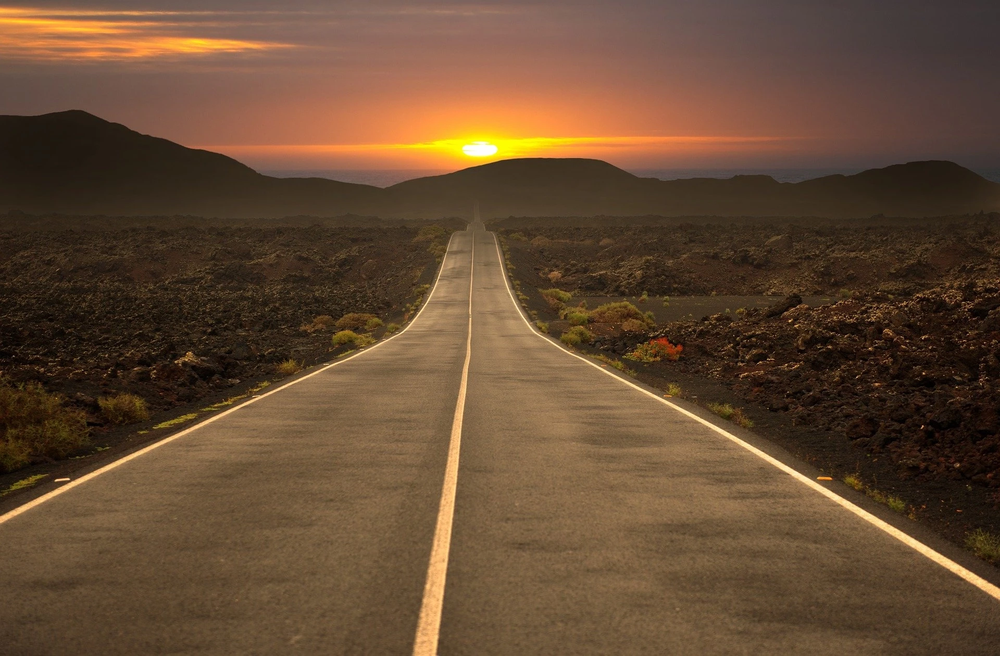
#> input picture Line_Detection/3.png, 1000 x 656 px, shrunk from 1920 x 1260 before the run
$ jupyter execute Opencv_ROS_LineDectection.ipynb   (text cells are left out)
#> lines starting #> are read from the running program, lines starting #| are printed output that depends on the picture; after the words box and inside, x2 and y2 are one past the last pixel; in counts of white or black regions, pixels touching at a corner belong together
[cell 1]
import cv2
import numpy as np
import matplotlib.pyplot as plt

[cell 2]
# 이미지 보여주는 함수
def show_image(img, title="Image", cmap=None):
    # 컬러(BGR) -> RGB 변환
    img_rgb = cv2.cvtColor(img, cv2.COLOR_BGR2RGB)
    plt.imshow(img_rgb)
    plt.title(title)
    plt.axis('off')
    plt.show()

# 이미지 로드
img = cv2.imread("3.png")
#> img is the input picture: shape (656, 1000, 3); mean B, G, R 51.3, 74.4, 101.1
show_image(img, title="Sample Image")

[cell 3]
def detect_line_and_direction(image_path):
    # 1. 이미지 불러오기
#> called with image_path = '3.png'
    image = cv2.imread(image_path)

    # 2. 그레이스케일 변환
    gray = cv2.cvtColor(image, cv2.COLOR_BGR2GRAY)
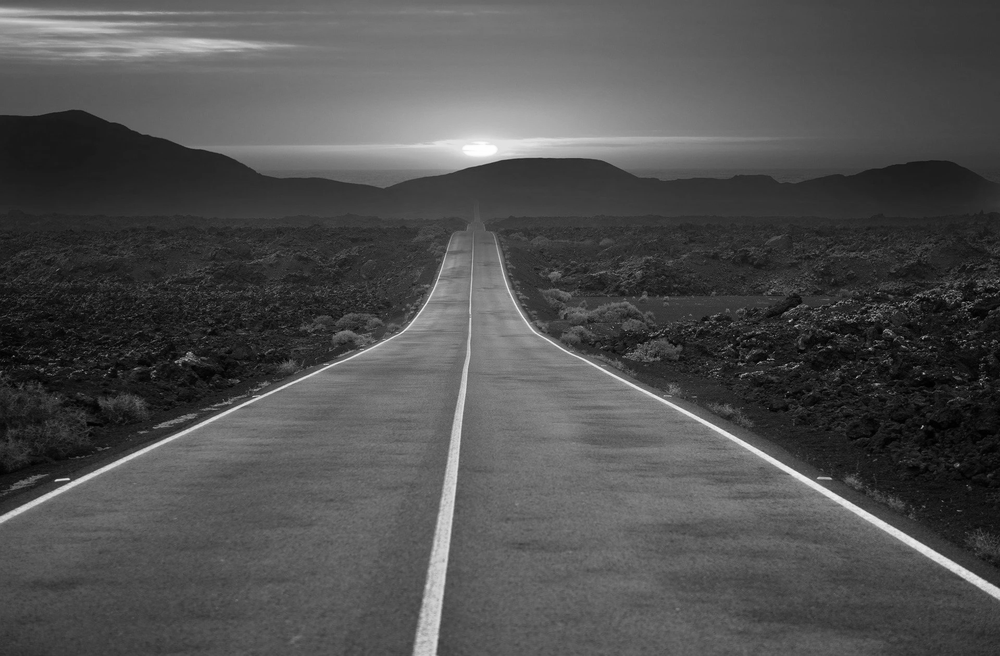
#> gray: shape (656, 1000); min 0, max 254, mean 79.7

    # 3. 블러 적용(노이즈 제거)
    blur = cv2.GaussianBlur(gray, (5, 5), 0)

    # 4. 에지(Edge) 검출(Canny)
    edges = cv2.Canny(blur, 50, 150)
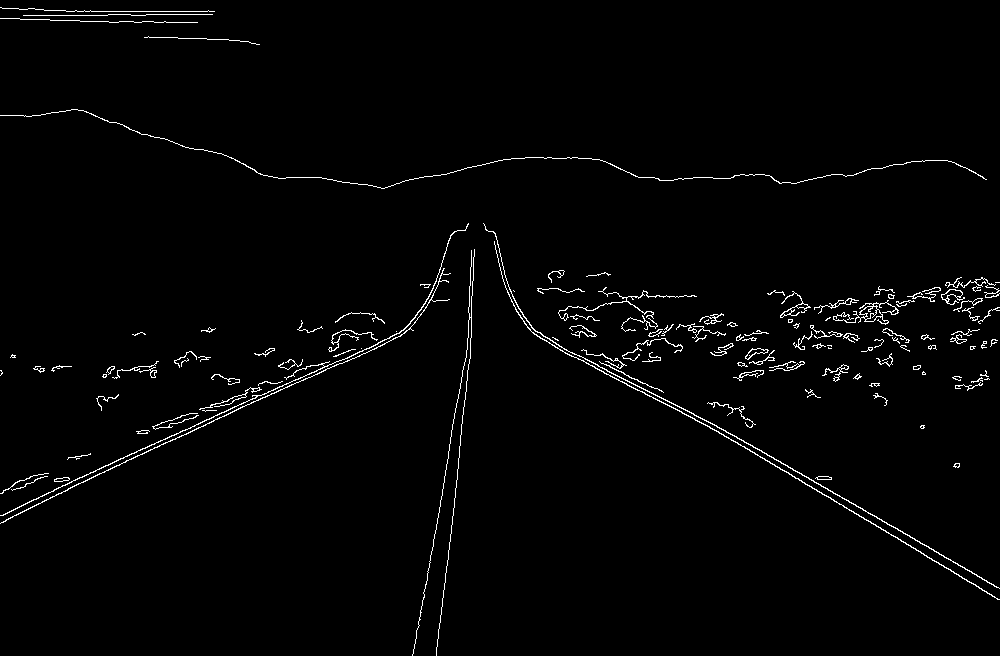
#> edges: shape (656, 1000); 1.7% white in thin lines or dots

    # 그레이스케일 이미지
    show_image(edges, title="Edge Image", cmap='gray')
#> in show_image (call 2), `img_rgb = cv2.cvtColor(img, cv2.COLOR_BGR2RGB)`: img_rgb: shape (656, 1000, 3); 1.7% white in thin lines or dots

    # 5. 허프 변환을 통한 직선 검출
    lines = cv2.HoughLinesP(
        edges,             # 에지 영상
        rho=1,             # 거리 해상도
        theta=np.pi/180,   # 각도 해상도
        threshold=50,      # 직선 검출을 위한 최소 누적 수
        minLineLength=10,  # 직선으로 인정되는 최소 길이
        maxLineGap=50      # 직선 상에서 인접한 점들 사이 최대 허용 간격
    )
#> lines = 129 rows, first 6: [735, 441, 999, 599], [68, 488, 410, 328], [710, 422, 999, 588], [412, 655, 471, 320], [436, 655, 458, 468], [582, 350, 997, 599]

    slopes = []
    # lines가 None이 아닐 때 직선이 검출된 것
    if lines is not None:
        for line in lines:
            x1, y1, x2, y2 = line[0]
            # 직선 그리기(초록색, 두께=2)
            cv2.line(image, (x1, y1), (x2, y2), (0, 255, 0), 2)

            # 기울기 계산
            if (x2 - x1) != 0:  # x1 != x2 일 때
                slope = (y2 - y1) / (x2 - x1)
                slopes.append(slope)
#> this loop made 129 passes
#> (x1, y1, x2, y2, slope) on passes 1 to 12: (735, 441, 999, 599, 0.598), (68, 488, 410, 328, -0.468), (710, 422, 999, 588, 0.574), (412, 655, 471, 320, -5.68), (436, 655, 458, 468, -8.5), (582, 350, 997, 599, 0.6), (66, 11, 214, 11, 0), (0, 515, 258, 395, -0.465), (24, 510, 339, 363, -0.467), (285, 368, 347, 361, -0.113), (137, 431, 369, 351, -0.345), (743, 440, 998, 587, 0.576)
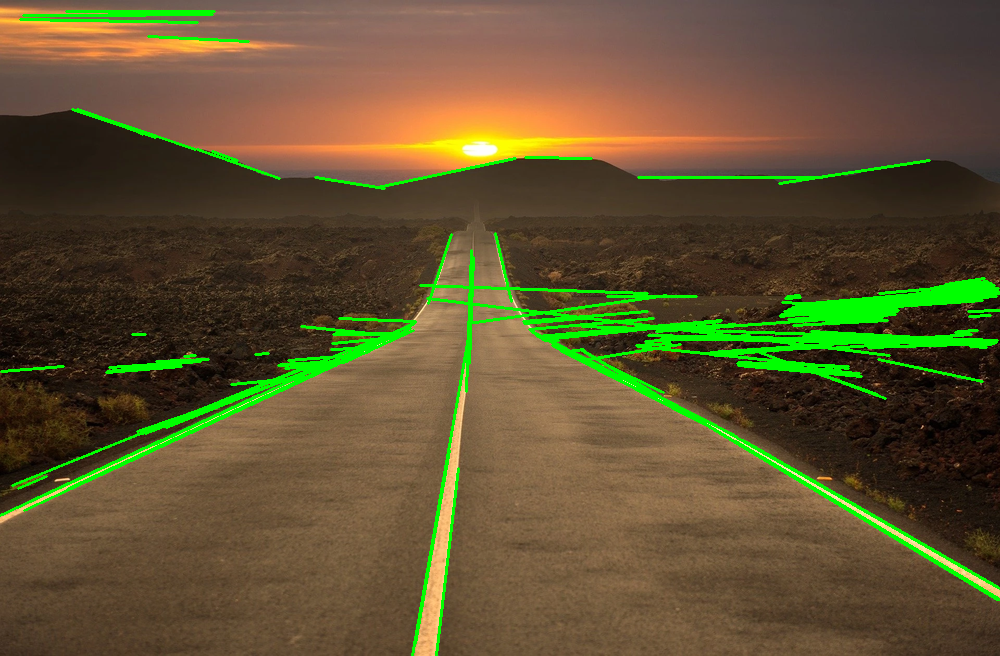
#> image: shape (656, 1000, 3); 5.37% of pixels changed, all inside (x1, y1, x2, y2) = (0, 10, 1000, 656)
#> after the loop, slopes = 129 values, max 4.25 at index 122, min -28.2 at index 58, mean -0.58

    # 평균 기울기를 통해 방향 추정
    direction = "찾을 수 없음"
    if len(slopes) > 0:
        avg_slope = np.mean(slopes)
#> avg_slope = -0.58
        # 기준값 0.1, -0.1을 예시로 사용
        if avg_slope > 0.1:
            direction = "오른쪽으로 가야 함"
        elif avg_slope < -0.1:
            direction = "왼쪽으로 가야 함"
        else:
            direction = "앞으로 가야 함"

        print(f"검출된 직선 개수: {len(lines)}")
#| 검출된 직선 개수: 129
        print(f"평균 기울기: {round(avg_slope, 4)}")
#| 평균 기울기: -0.5795
        print(f"결론: {direction}")
    else:
        print("직선을 찾지 못했습니다.")

    # 직선이 그려진 최종 이미지 표시
    show_image(image, title="Detected Lines")

    return direction

# --- 사용 예시 ---
if __name__ == "__main__":
    direction_result = detect_line_and_direction("3.png")

[cell 4]
import cv2
import numpy as np
from matplotlib import pyplot as plt
from IPython.display import display, Image, clear_output
import io

[cell 5]
# 카메라를 작동을 시키기(인덱스 0 -> 웹캠)
cap = cv2.VideoCapture(0)

if not cap.isOpened():
    print("웹캠을 열 수 없습니다.")
else:
    # 사진 캡처
    ret, frame = cap.read()
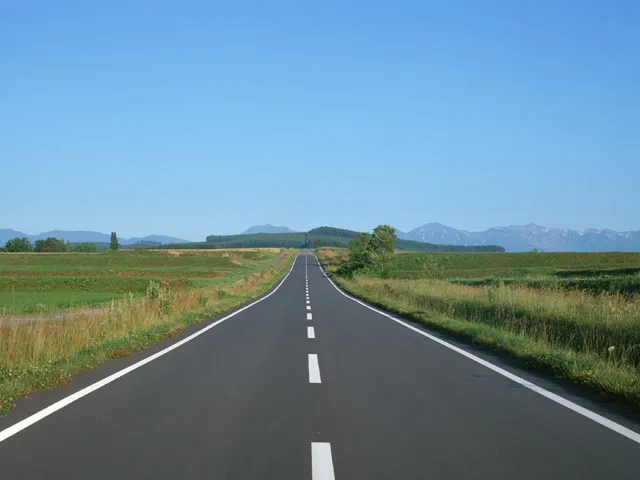
#> input picture Line_Detection/l39hSQqOyLeDw_8Ek5I9UHQ4KnC8Ct21u__MwT6jFp0tiiBxYBKCvsP4lUwAEtCDwRMiyO-5REn9ukWWMci_rQ.webp, 640 x 480 px, given in place of the camera
#> frame is the input picture: shape (480, 640, 3); mean B, G, R 156.2, 139.7, 106.5
    if ret:
        # 캡처한 이미지를 표시
        plt.imshow(cv2.cvtColor(frame, cv2.COLOR_BGR2RGB))
        plt.axis('off')
        plt.title("Captured Image")
        plt.show()
    else:
        print("사진을 캡처할 수 없습니다.")

    # 웹캠 해제
    cap.release()

[cell 6]
def main():
    # 웹캠 작동시키기
    cap = cv2.VideoCapture(0)

    try:
        while True:
            ret, frame = cap.read()

            # 1. 흑백 변환
            gray = cv2.cvtColor(frame, cv2.COLOR_BGR2GRAY)
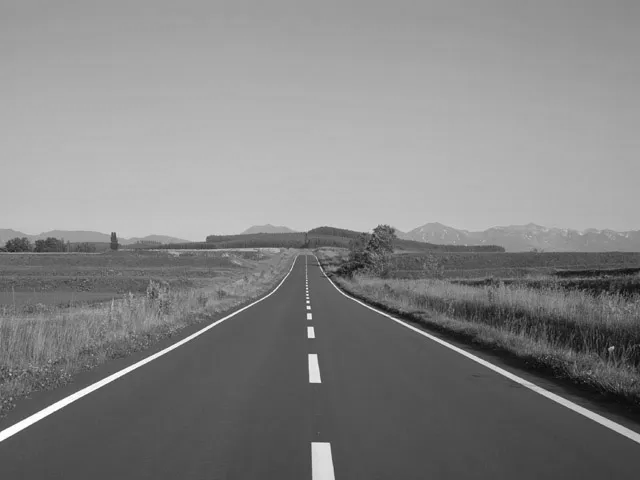
#> gray: shape (480, 640); min 4, max 255, mean 131.6

            # 2. 노이즈 제거를 위한 블러
            blur = cv2.GaussianBlur(gray, (5, 5), 0)
#> blur: shape (480, 640)

            # 3. 엣지 검출 (Canny)
            edges = cv2.Canny(blur, 50, 150)
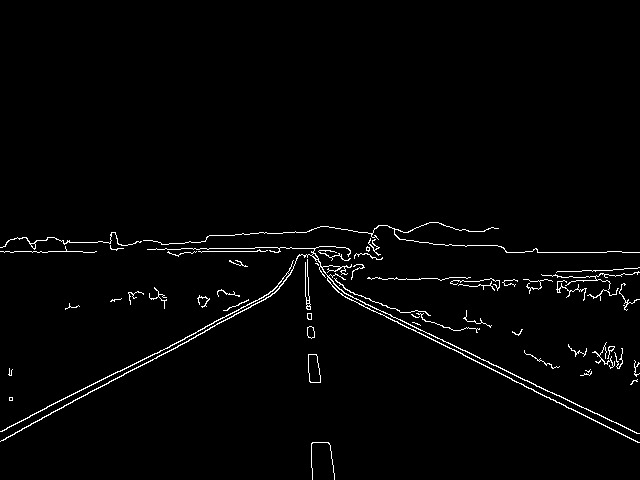
#> edges: shape (480, 640); 1.9% white in thin lines or dots, all inside (x1, y1, x2, y2) = (0, 222, 640, 480)

            # 4. 허프 라인 검출
            lines = cv2.HoughLinesP(
                edges,
                1,                   # 거리 해상도(픽셀)
                np.pi / 180,         # 각도 해상도(라디안)
                threshold=50,        # 최소 누적 투표 횟수
                minLineLength=50,    # 검출할 선의 최소 길이
                maxLineGap=10        # 선을 이어붙일 수 있는 최대 간격
            )
#> lines = 19 rows, first 6: [0, 431, 277, 290], [6, 437, 270, 296], [32, 252, 82, 251], [429, 333, 611, 421], [454, 349, 637, 442], [537, 252, 606, 252]

            # 초기 값
            direction = "No line detected"

            # 5. 검출된 선이 있으면 기울기를 통해 방향 판단
            if lines is not None and len(lines) > 0:
                slopes = []
                for line in lines:
                    x1, y1, x2, y2 = line[0]
                    # 라인을 화면에 표시 (빨간색 선, 두께 2)
                    cv2.line(frame, (x1, y1), (x2, y2), (0, 0, 255), 2)

                    # x2 - x1이 0이 되는 경우를 방지하기 위한 epsilon 추가
                    slope = (y2 - y1) / (x2 - x1 + 1e-8)
                    slopes.append(slope)
#> this loop made 19 passes
#> (x1, y1, x2, y2, slope) on passes 1 to 12: (0, 431, 277, 290, -0.509), (6, 437, 270, 296, -0.534), (32, 252, 82, 251, -0.02), (429, 333, 611, 421, 0.484), (454, 349, 637, 442, 0.508), (537, 252, 606, 252, 0), (333, 287, 493, 365, 0.487), (390, 318, 568, 408, 0.506), (181, 248, 254, 248, 0), (332, 286, 454, 330, 0.361), (576, 271, 637, 268, -0.0492), (337, 291, 439, 343, 0.51)
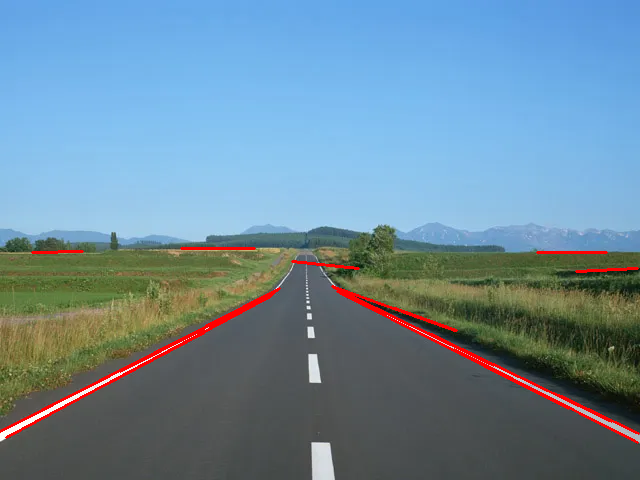
#> frame: shape (480, 640, 3); 1.71% of pixels changed, all inside (x1, y1, x2, y2) = (0, 247, 640, 444)
#> after the loop, slopes = [-0.509, -0.534, -0.02, 0.484, 0.508, 0, 0.487, 0.506, 0, 0.361, -0.0492, 0.51, 0.106, -0.529, 0.481, -0.512, -0.514, 0.361, -0.532]

                # 모든 라인의 기울기 평균
                avg_slope = np.mean(slopes)
#> avg_slope = 0.0318

                # 간단한 임계값으로 방향 분류
                if avg_slope > 0.1:
                    direction = "Left"
                elif avg_slope < -0.1:
                    direction = "Right"
                else:
                    direction = "Straight"

            # 6. 방향 텍스트를 프레임 위에 표시
            cv2.putText(
                frame,
                f"Direction: {direction}",
                (50, 50),
                cv2.FONT_HERSHEY_SIMPLEX,
                1,
                (0, 255, 0),
                2
            )
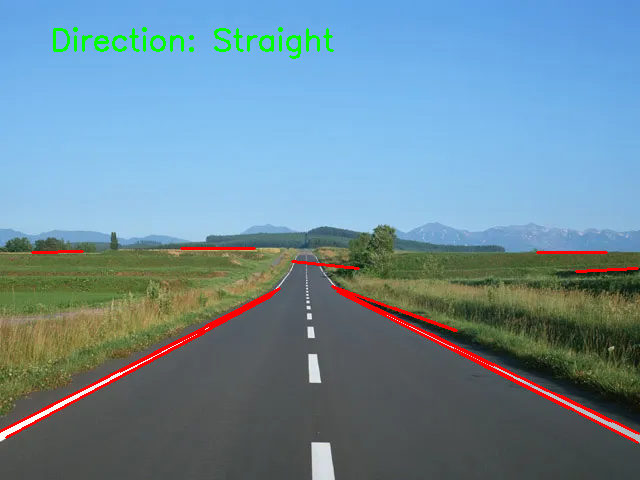
#> frame: shape (480, 640, 3); 0.65% of pixels changed, all inside (x1, y1, x2, y2) = (53, 27, 334, 59)

            # 결과 화면 출력
            cv2.imshow("Line Detection", frame)

            # 키 입력 대기
            key = cv2.waitKey(1) & 0xFF
#> (key q is pressed here)
            if key == ord('q'):
                print("종료합니다.")
                break
            elif key == ord('s'):
                # 's' 키가 눌리면 현재 프레임을 이미지로 저장하고 노트북에 표시
                _, buffer = cv2.imencode('.jpg', frame)
                io_buf = io.BytesIO(buffer)
                clear_output(wait=True)
                display(Image(data=io_buf.getvalue()))
                print("이미지가 저장되고 노트북에 표시되었습니다.")

    finally:
        cap.release()
        cv2.destroyAllWindows()

if __name__ == "__main__":
    main()
